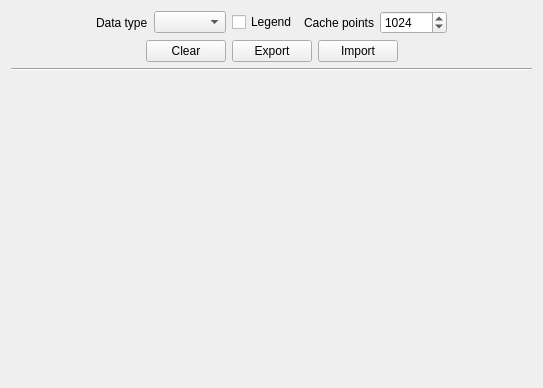
<?xml version="1.0" encoding="UTF-8"?>
<ui version="4.0">
 <class>ChartsUiSettings</class>
 <widget class="QWidget" name="ChartsUiSettings">
  <property name="geometry">
   <rect>
    <x>0</x>
    <y>0</y>
    <width>543</width>
    <height>388</height>
   </rect>
  </property>
  <property name="windowTitle">
   <string notr="true">Form</string>
  </property>
  <layout class="QGridLayout" name="gridLayout">
   <item row="2" column="0">
    <widget class="Line" name="line">
     <property name="orientation">
      <enum>Qt::Orientation::Horizontal</enum>
     </property>
    </widget>
   </item>
   <item row="3" column="0">
    <widget class="QWidget" name="widgetControl" native="true">
     <property name="sizePolicy">
      <sizepolicy hsizetype="Preferred" vsizetype="Expanding">
       <horstretch>0</horstretch>
       <verstretch>0</verstretch>
      </sizepolicy>
     </property>
    </widget>
   </item>
   <item row="0" column="0">
    <layout class="QHBoxLayout" name="horizontalLayout_2">
     <item>
      <spacer name="horizontalSpacer">
       <property name="orientation">
        <enum>Qt::Orientation::Horizontal</enum>
       </property>
       <property name="sizeHint" stdset="0">
        <size>
         <width>40</width>
         <height>20</height>
        </size>
       </property>
      </spacer>
     </item>
     <item>
      <widget class="QLabel" name="label">
       <property name="sizePolicy">
        <sizepolicy hsizetype="Fixed" vsizetype="Preferred">
         <horstretch>0</horstretch>
         <verstretch>0</verstretch>
        </sizepolicy>
       </property>
       <property name="text">
        <string>Data type</string>
       </property>
      </widget>
     </item>
     <item>
      <widget class="QComboBox" name="comboBoxDataType"/>
     </item>
     <item>
      <widget class="QCheckBox" name="checkBoxLegend">
       <property name="text">
        <string>Legend</string>
       </property>
      </widget>
     </item>
     <item>
      <widget class="QLabel" name="label_2">
       <property name="text">
        <string>Cache points</string>
       </property>
      </widget>
     </item>
     <item>
      <widget class="QSpinBox" name="spinBoxCachePoints">
       <property name="minimum">
        <number>1</number>
       </property>
       <property name="maximum">
        <number>102400</number>
       </property>
       <property name="value">
        <number>1024</number>
       </property>
      </widget>
     </item>
     <item>
      <spacer name="horizontalSpacer_3">
       <property name="orientation">
        <enum>Qt::Orientation::Horizontal</enum>
       </property>
       <property name="sizeHint" stdset="0">
        <size>
         <width>40</width>
         <height>20</height>
        </size>
       </property>
      </spacer>
     </item>
    </layout>
   </item>
   <item row="1" column="0">
    <layout class="QHBoxLayout" name="horizontalLayout">
     <item>
      <spacer name="horizontalSpacer_2">
       <property name="orientation">
        <enum>Qt::Orientation::Horizontal</enum>
       </property>
       <property name="sizeHint" stdset="0">
        <size>
         <width>40</width>
         <height>20</height>
        </size>
       </property>
      </spacer>
     </item>
     <item>
      <widget class="QPushButton" name="pushButtonClear">
       <property name="text">
        <string>Clear</string>
       </property>
      </widget>
     </item>
     <item>
      <widget class="QPushButton" name="pushButtonExport">
       <property name="text">
        <string>Export</string>
       </property>
      </widget>
     </item>
     <item>
      <widget class="QPushButton" name="pushButtonImport">
       <property name="text">
        <string>Import</string>
       </property>
      </widget>
     </item>
     <item>
      <spacer name="horizontalSpacer_4">
       <property name="orientation">
        <enum>Qt::Orientation::Horizontal</enum>
       </property>
       <property name="sizeHint" stdset="0">
        <size>
         <width>40</width>
         <height>20</height>
        </size>
       </property>
      </spacer>
     </item>
    </layout>
   </item>
  </layout>
 </widget>
 <resources/>
 <connections/>
</ui>
